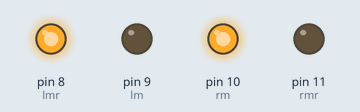
Simulated run of this sketch. Board: Arduino Uno, built with avr-gcc and run on an emulated ATmega328P. On the bench: output pins drawn as LEDs (lit = HIGH).

Above: at 0.1 s.
Timing chart, 0 to 1.6 s (numbered marks = the images above):
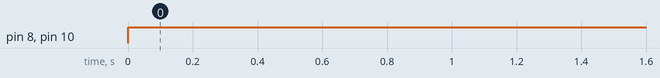

Measured:
- by itself, pin 8 (lmr), pin 10 (rm): LOW → HIGH at 0.00 s

The sketch:

motor_test.ino
```cpp
int lm=9;//pin 9 of arduino to pin 7 of ic
int lmr=8;//pin 8 of arduino to pin 2 of ic
int rm=10;//pin 10 of arduino to pin 10 of ic
int rmr=11;//pin 11 of arduino to pin 15 of ic


void setup()
{
  pinMode(lm,OUTPUT);
  pinMode(lmr,OUTPUT);
  pinMode(rm,OUTPUT);
  pinMode(rmr,OUTPUT);
}

void loop()
{
  digitalWrite(lm,LOW);   //both move forward
  digitalWrite(lmr,HIGH);
  digitalWrite(rm,HIGH);
  digitalWrite(rmr,LOW);
}
  
```
